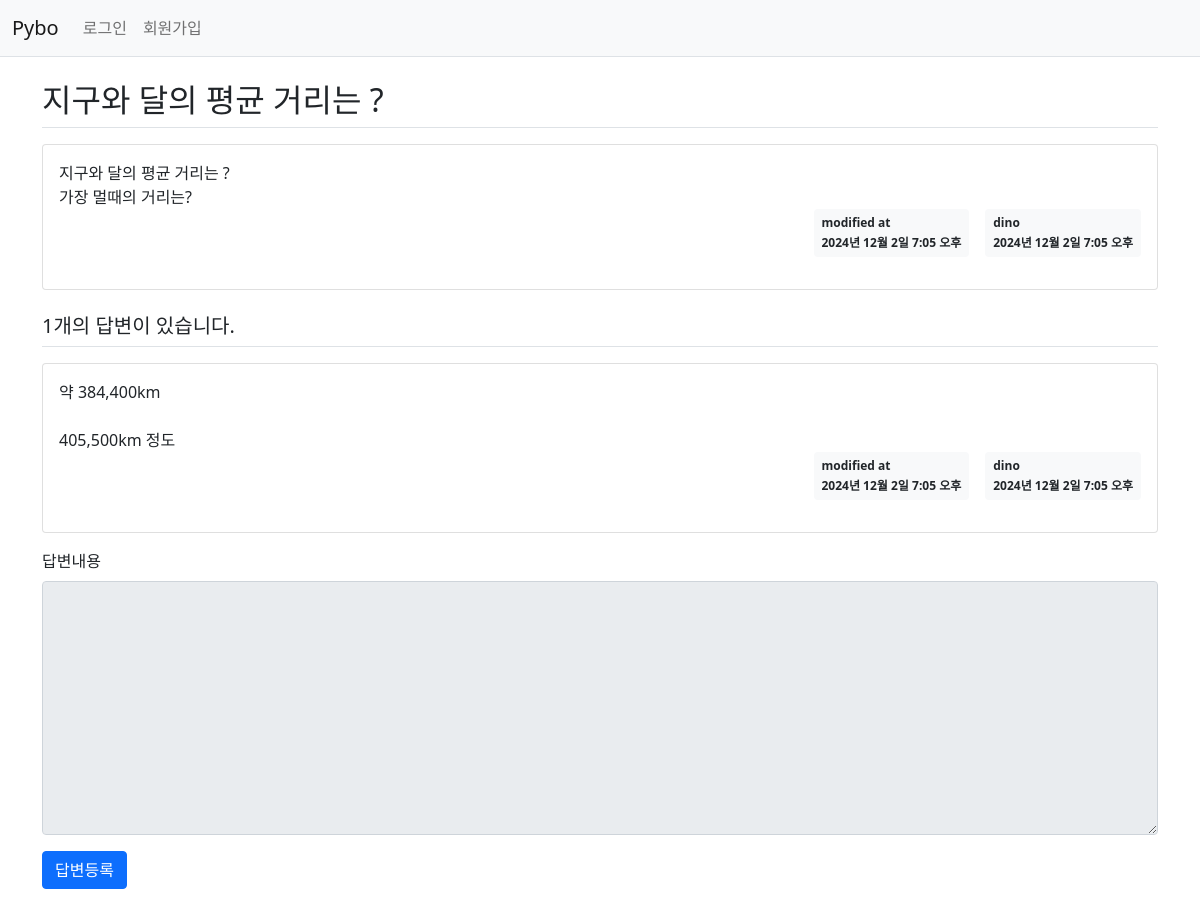
Screenshot of /pybo2/309/ with the database file from the repository.
### pybo2/models.py (models this page shows, shortened)
class Question(models.Model):
    author = models.ForeignKey(User, on_delete=models.CASCADE)
    subject = models.CharField(max_length=200)
    content = models.TextField()
    create_date = models.DateTimeField()
    modify_date = models.DateTimeField(null=True, blank=True)

class Answer(models.Model):
    author = models.ForeignKey(User, on_delete=models.CASCADE)
    question = models.ForeignKey(Question, on_delete=models.CASCADE)
    content = models.TextField()
    create_date = models.DateTimeField()
    modify_date = models.DateTimeField(null=True, blank=True)

### pybo2/views.py (the view)
# urls.py: path('<int:question_id>/', views.detail, name='detail'),
def detail(request, question_id):
    question =  get_object_or_404(Question, pk=question_id)
    context = {'question': question}
    return render(request, 'pybo2/question_detail.html', context)

### templates/pybo2/question_detail.html (shortened to what this page needs)
{% extends 'base.html' %}
{% block content %}
<div class="container my-3">
    <h2 class="border-bottom py-2">{{ question.subject }}</h2>
    <div class="card my-3">
        <div class="card-body">
            <div class="card-text" style="white-space: pre-line;">{{ question.content }}</div>
            <div class="d-flex justify-content-end">
                 {% if question.modify_date %}
                    <div class="badge bg-light text-dark p-2 text-start mx-3">
                        <div class="mb-2">modified at</div>
                        <div>{{ question.modify_date }}</div>
                    </div>
                {% endif %}
                <div class="badge bg-light text-dark p-2 text-start">
                    <div class="mb-2">{{ question.author.username }}</div>
                    <div> {{ question.create_date }}</div>
                </div>
            </div>
        </div>
    </div>
    <h5 class="border-bottom my-3 py-2">{{question.answer_set.count}}개의 답변이 있습니다.</h5>
    {% for answer in question.answer_set.all %}
    <div class="card my-3">
        <div class="card-body">
            <div class="card-text" style="white-space: pre-line;">{{ answer.content }}</div>
            <div class="d-flex justify-content-end">
                 {% if answer.modify_date %}
                    <div class="badge bg-light text-dark p-2 text-start mx-3">
                        <div class="mb-2">modified at</div>
                        <div>{{ answer.modify_date }}</div>
                    </div>
                 {% endif %}
                <div class="badge bg-light text-dark p-2 text-start">
                    <div class="mb-2">{{ answer.author.username }}</div>
                    <div>{{ answer.create_date }}</div>
                </div>
            </div>
        </div>
    </div>
    {% endfor %}
    <form action="{% url 'pybo2:answer_create' question.id %}" method="post" class="my-3">
        <div class="mb-3">
            <label for="content" class="form-label">답변내용</label>
            <textarea {% if not user.is_authenticated %}disabled{% endif %}
              name="content" id="content" class="form-control" rows="10"></textarea>
        </div>
        <input type="submit" value="답변등록" class="btn btn-primary">
    </form>
</div>
{% endblock %}

### rows the page displays
Question: subject "지구와 달의 평균 거리는 ?", content "지구와 달의 평균 거리는 ? 가장 멀때의 거리는?", modify_date "2024년 12월 2일 7:05 오후", author.username "dino", create_date "2024년 12월 2일 7:05 오후", answer_set.count "1"
Answer: content "약 384,400km 405,500km 정도", modify_date "2024년 12월 2일 7:05 오후", author.username "dino", create_date "2024년 12월 2일 7:05 오후"
